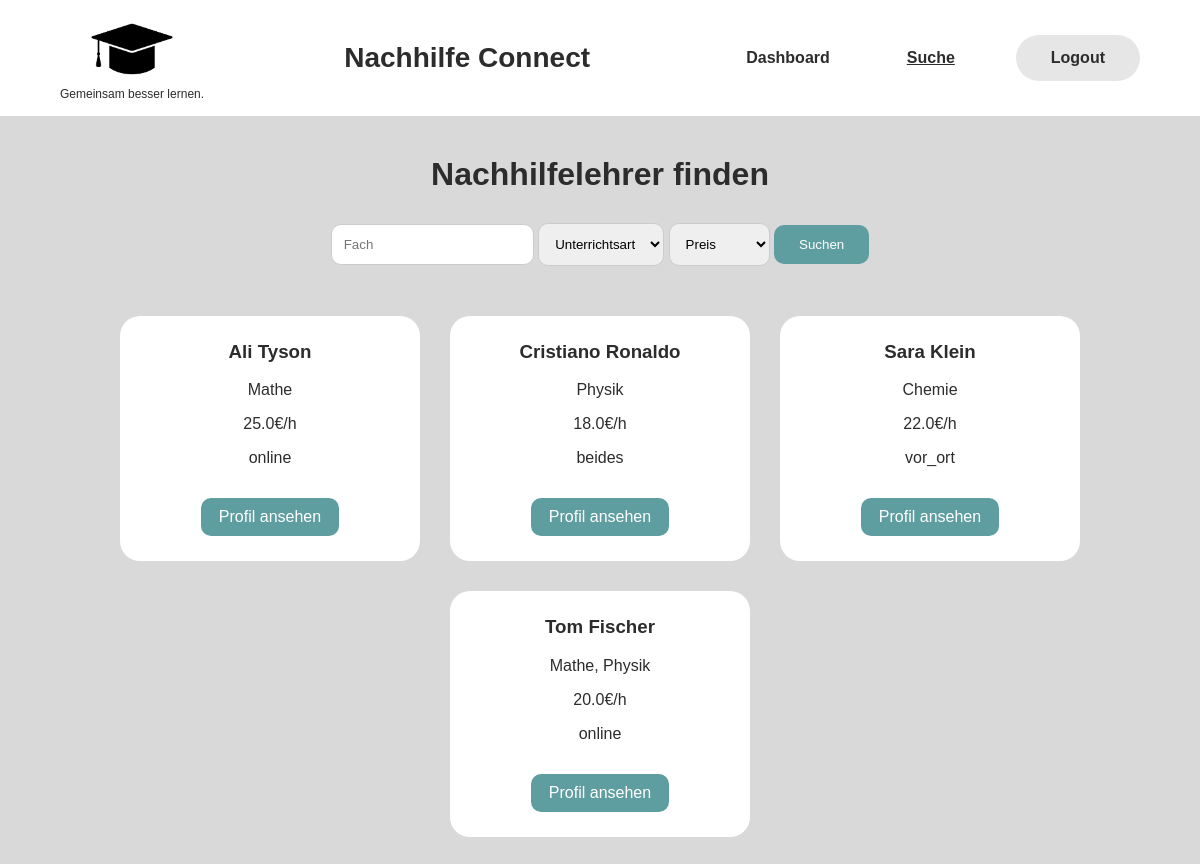
/suche, run on the app's committed database.
### models.py (models this page shows)
class LehrerProfil(db.Model):
    __tablename__ = "lehrer_profile"
    id = db.Column(db.Integer, primary_key=True)
    user_id = db.Column(db.Integer, db.ForeignKey('users.id'))
    user = db.relationship('User')
    faecher = db.relationship('LehrerFach')
    lehrer_typ = db.Column(db.String(30), nullable=False)                        #student / lehrer / tutor
    beschreibung = db.Column(db.Text)
    erfahrung_jahre = db.Column(db.Integer, nullable=True)
    unterrichtsart = db.Column(db.String(30), nullable=False)                    #online / vor_ort / beides
    stundenpreis = db.Column(db.Float)
    durchschnittsbewertung = db.Column(db.Numeric(3, 2), nullable=True, default=0)
    bewertungsanzahl = db.Column(db.Integer, nullable=False, default=0)
    verfuegbar = db.Column(db.Boolean, nullable=False, default=True)
    ort = db.Column(db.String(200), nullable=True)
    verifizierungs_status = db.Column(db.String(30), nullable=False, default="ausstehend")

class User(db.Model):
    __tablename__ = "users"
    id = db.Column(db.Integer, primary_key=True)
    vorname = db.Column(db.String(100), nullable=False)
    nachname = db.Column(db.String(100), nullable=False)
    rolle = db.Column(db.String(20), nullable=False)                   #Schüler / lehrer
    telefon = db.Column(db.String(30), nullable=True)
    email = db.Column(db.String(120), unique=True, nullable=False)
    passwort = db.Column(db.String(255), nullable=False)
    buchungen_als_lehrer = db.relationship('Buchung', foreign_keys='Buchung.lehrer_id')

class LehrerFach(db.Model):
    __tablename__ = "lehrer_fach"
    id = db.Column(db.Integer, primary_key=True)
    lehrer_profil_id = db.Column(db.Integer, db.ForeignKey("lehrer_profile.id"), nullable=False)
    fach_id = db.Column(db.Integer, db.ForeignKey("fach.id"), nullable=False)
    klassenstufen = db.Column(db.String(50), nullable=True)
    fach = db.relationship('Fach')

class Fach(db.Model):
    __tablename__ = "fach"
    id = db.Column(db.Integer, primary_key=True)
    name = db.Column(db.String(100), unique=True, nullable=False)

### app.py (the view)
@app.route('/suche')
def teacher_search():
    fach_filter = request.args.get('fach')
    unterrichtsart_filter = request.args.get('unterrichtsart')
    preis_filter = request.args.get('preis')
    lehrer_liste = LehrerProfil.query.all()
    if fach_filter:
        lehrer_liste = [
            l for l in lehrer_liste
            if any(lf.fach.name.lower() == fach_filter.lower() for lf in l.faecher)
        ]
    if unterrichtsart_filter:
        lehrer_liste = [
            l for l in lehrer_liste
            if l.unterrichtsart == unterrichtsart_filter
        ]
    if preis_filter:
        lehrer_liste = [
            l for l in lehrer_liste
            if l.stundenpreis <= float(preis_filter)
        ]
    return render_template('teacher_search.html', lehrer_liste=lehrer_liste)

### templates/teacher_search.html (shortened to what this page needs)
<!DOCTYPE html>
<html lang="de">
<head>
    <link rel="stylesheet" href="{{ url_for('static', filename='css/style.css') }}">
</head>
<body>
    <header>
        <div class="logo">
            <img src="{{ url_for('static', filename='images/logo.png') }}" alt="Nachhilfe Connect Logo">
            <p>Gemeinsam besser lernen.</p>
        </div>
    <h1>Nachhilfe Connect</h1>
    <nav>
        <ul>
            <li><a href="{{ url_for('student_dashboard') }}">Dashboard</a></li>
            <li><a class="active" href="{{ url_for('teacher_search') }}">Suche</a></li>
            <li><a class="login-button" href="{{ url_for('logout') }}">Logout</a></li>
        </ul>
    </nav>
    </header>
    <main>
        <section class="search-header">
            <h2>Nachhilfelehrer finden</h2>
        </section>
        <section class="filter-box">
            <form method="GET" action=" {{ url_for('teacher_search') }} ">
            <input type="text" name="fach" placeholder="Fach">
            <select name="unterrichtsart">
                <option value="">Unterrichtsart</option>
            </select>
            <select name="preis">
                <option value="">Preis</option>
            </select>
            <button type="submit">Suchen</button>
            </form>
        </section>
        <section class="teacher-grid">
            {% for lehrer in lehrer_liste %}
            <div class="teacher-card">
                <h3>{{ lehrer.user.vorname }} {{ lehrer.user.nachname }}</h3>
                {% if lehrer.faecher %}
                <p>{% for lf in lehrer.faecher %}{{ lf.fach.name }}{% if not loop.last %}, {% endif %}{% endfor %}</p>
                {% endif %}
                <p>{{ lehrer.stundenpreis }}€/h</p>
                <p>{{ lehrer.unterrichtsart }}</p>
                <a href="{{ url_for('teacher_profile', id=lehrer.id) }}" class="profile-btn">
                Profil ansehen
                </a>
            </div>
            {% endfor %}
        </section>
    </main>
</body>
</html>

### static/css/style.css (style rules this page uses)
body { margin: 0; font-family: Arial, sans-serif; color: #2c2c2c; background-color: #d9d9d9; }
header { background-color: #ffffff; padding: 15px 60px; display: flex; justify-content: space-between; align-items: center; }
.logo { text-align: center; }
.logo img { max-width: 90px; height: auto; }
.logo p { font-size: 12px; margin: 0; }
header h1 { font-size: 28px; margin: 0; }
nav ul { list-style-type: none; margin: 0; padding: 0; overflow: hidden; display: flex; align-items: center; gap: 45px; }
nav li { float: left; }
nav li a { display: block; color: #2c2c2c; text-align: center; padding: 14px 16px; text-decoration: none; font-weight: bold; }
nav li a.active { text-decoration: underline; }
.login-button { background-color: #e6e6e6; border-radius: 30px; padding: 14px 35px; }
.search-header { text-align: center; margin-top: 40px; }
.search-header h2 { font-size: 32px; }
.filter-box { display: flex; justify-content: center; gap: 15px; margin: 30px; }
.filter-box input, .filter-box select { padding: 12px; border-radius: 10px; border: 1px solid #cccccc; }
.filter-box button { background-color: #5f9ea0; color: white; border: none; border-radius: 10px; padding: 12px 25px; cursor: pointer; }
.teacher-grid { display: flex; justify-content: center; gap: 30px; flex-wrap: wrap; margin: 50px; }
.teacher-card { background-color: white; width: 250px; padding: 25px; border-radius: 20px; text-align: center; }
.teacher-card h3 { margin-top: 0; }
.profile-btn { display: inline-block; margin-top: 15px; background-color: #5f9ea0; color: white; text-decoration: none; padding: 10px 18px; border-radius: 10px; }

### data on the page
LehrerProfil: user.vorname "Ali", user.nachname "Tyson", stundenpreis "25.0", unterrichtsart "online"
LehrerFach: fach.name "Mathe"
LehrerProfil: user.vorname "Cristiano", user.nachname "Ronaldo", stundenpreis "18.0", unterrichtsart "beides"
LehrerFach: fach.name "Physik"
LehrerProfil: user.vorname "Sara", user.nachname "Klein", stundenpreis "22.0", unterrichtsart "vor_ort"
LehrerFach: fach.name "Chemie"
LehrerProfil: user.vorname "Tom", user.nachname "Fischer", stundenpreis "20.0", unterrichtsart "online"
LehrerFach: fach.name "Mathe"
LehrerFach: fach.name "Physik"
